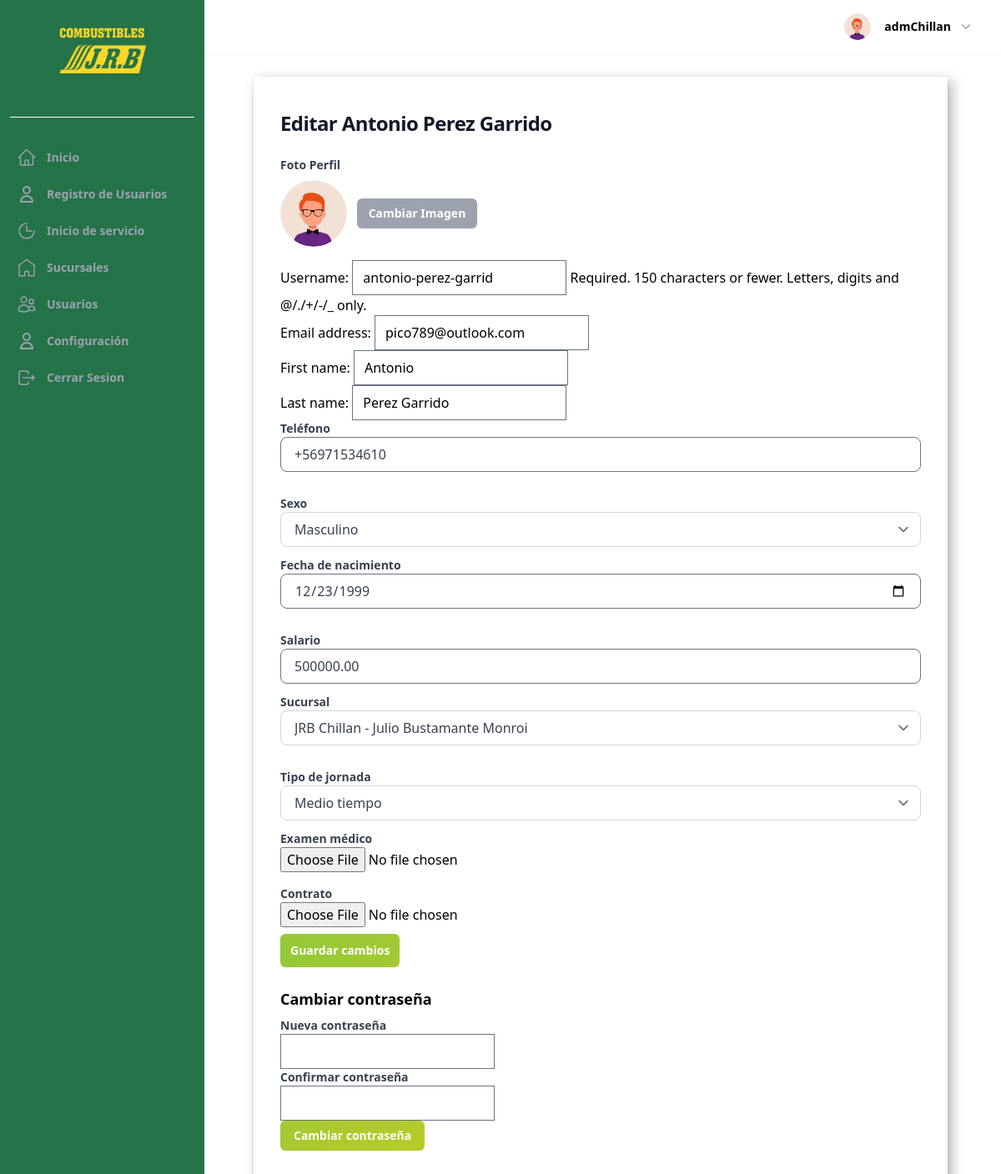
Screenshot of /usuarios/7/editar/ (signed in) with the database file from the repository.
### UsuarioApp/models.py (models this page shows, shortened)
class Profile(models.Model):
    last_activity = models.DateTimeField(null=True, blank=True)
    image = models.ImageField(upload_to=profile_picture_path, default="profile.webp")
    user_FK = models.OneToOneField(
        User, on_delete=models.CASCADE, related_name="profile",
    )
    position_FK = models.ForeignKey(
        Position, on_delete=models.SET_NULL, null=True, blank=True
    )
    company_rut = models.CharField(
        max_length=12,
        blank=True,
        null=True,
        validators=[
            RegexValidator(
                regex=r"^[0-9.]+-[0-9kK]{1}$",
                message="Ingrese un RUT válido en el formato 12.345.678-9",
            )
        ],
        verbose_name="RUT Empresa",
    )
    phone = models.CharField(max_length=20, blank=True, verbose_name="Teléfono")
    gender = models.CharField(
        max_length=1,
        choices=GENDER_CHOICES,
        null=True,
        blank=True,
        verbose_name="Sexo",
    )
    date_of_birth = models.DateField(
        null=True,
        blank=True,
        verbose_name="Fecha de nacimiento",
    )
    salario = models.DecimalField(
        max_digits=10, decimal_places=2, null=True, blank=True, verbose_name="Salario",
    )
    address = models.CharField(max_length=255, blank=True, verbose_name="Dirección")
    date_of_hire = models.DateField(null=True, blank=True, verbose_name="Fecha de contratación")
    is_partime = models.BooleanField(
        default=False,
        choices=[(True, "Tiempo completo"), (False, "Medio tiempo")],
        verbose_name="Tipo de jornada",
    )
    examen_medico = models.FileField(
        upload_to="documentos/examenes/",
        null=True,
        blank=True,
        verbose_name="Examen médico",
    )
    contrato = models.FileField(
        upload_to="documentos/contratos/",
        null=True,
        blank=True,
        verbose_name="Contrato",
    )
    current_branch = models.ForeignKey(
        Sucursal,
        on_delete=models.SET_NULL,
        null=True,
        blank=True,
        related_name="current_profiles",
        verbose_name="Sucursal actual",
    )
    rut = models.CharField(
        max_length=12,
        blank=True,
        null=True,
        unique=True,
        verbose_name="RUT",
        help_text="RUT sin puntos, con guión opcional. Ej: 12345678-5",
    )
    def save(self, *args, **kwargs):
        update_last_activity = kwargs.pop("update_last_activity", False)
        if update_last_activity:
            self.last_activity = timezone.now()
            kwargs["update_fields"] = ["last_activity"]
        if self.pk:
            handle_old_image(Profile, self.pk, self.image)
        super(Profile, self).save(*args, **kwargs)
        if self.image and os.path.exists(self.image.path):
            resize_image(self.image.path, 300)
            crop_image(self.image.path, 300)
    def has_role(self, roles=None):
        if not self.position_FK:
            return False
        code = self.position_FK.permission_code
        if roles is None:
            return code != RESTRICTED_PERMISSION_CODE
        if isinstance(roles, str):
            roles = [roles]
        return code in roles
    def update_last_activity(self):
        self.save(update_last_activity=True)
    def _has_permission(self, code: str) -> bool:
        return bool(self.position_FK and self.position_FK.permission_code == code)
    def is_owner(self) -> bool:
        return self._has_permission("OWNER")
    def is_admin(self) -> bool:
        return self._has_permission("ADMINISTRATOR")
    class Meta:
        verbose_name = "Perfil"
        verbose_name_plural = "Perfiles"
        ordering = ["-id"]

### UsuarioApp/views.py (the view, shortened to what this page needs)
class UserUpdateView(
    LoginRequiredMixin, RoleRequiredMixin, UserManagementScopeMixin, View
):
    allowed_roles = ["OWNER", "ADMINISTRATOR"]
    template_name = "pages/usuarios/usuario_form.html"
    def _get_target_user(self, pk: int) -> User:
        return get_object_or_404(User.objects.select_related("profile"), pk=pk)
    def _build_forms(
        self,
        request,
        target_user: User,
        data=None,
        files=None,
    ) -> tuple[UserUpdateForm, ProfileUpdateForm]:
        target_profile = getattr(target_user, "profile", None)
        if target_profile is None:
            target_profile, _ = Profile.objects.get_or_create(user_FK=target_user)
        user_form = UserUpdateForm(data, instance=target_user)
        profile_form = ProfileUpdateForm(
            data,
            files,
            instance=target_profile,
            user=request.user,
        )
        password_form = SetPasswordForm(target_user, data) if data is not None else SetPasswordForm(target_user)
        return user_form, profile_form, password_form
    def _handle_scope(self, request, target_user: User):
        if target_user.is_superuser:
            messages.error(
                request,
                "No es posible editar a un superusuario desde esta interfaz.",
            )
            return redirect("User")
        viewer_profile = getattr(request.user, "profile", None)
        if not self._target_within_scope(viewer_profile, target_user):
            messages.error(request, "No tienes permisos para editar este usuario.")
            return redirect("User")
        return None
    def _get_profile_image_url(self, target_user: User) -> str:
        try:
            profile = target_user.profile
        except Profile.DoesNotExist:
            return static("img/profile.webp")
        image_field = getattr(profile, "image", None)
        if image_field and getattr(image_field, "url", None):
            return image_field.url
        return static("img/profile.webp")
    def get(self, request, *args, **kwargs):
        target_user = self._get_target_user(kwargs.get("pk"))
        redirect_response = self._handle_scope(request, target_user)
        if redirect_response:
            return redirect_response
        user_form, profile_form, password_form = self._build_forms(request, target_user)
        viewer_profile = getattr(request.user, "profile", None)
        is_owner = bool(viewer_profile and viewer_profile.is_owner())
        is_admin = bool(viewer_profile and viewer_profile.is_admin())
        context = {
            "user_form": user_form,
            "profile_form": profile_form,
            "password_form": password_form,
            "target_user": target_user,
            "profile_image_url": self._get_profile_image_url(target_user),
            "is_owner": is_owner,
            "is_admin": is_admin,
        }
        return render(request, self.template_name, context)

### UsuarioApp/forms.py
class UserUpdateForm(forms.ModelForm):
    def __init__(self, *args, **kwargs):
        super().__init__(*args, **kwargs)
        self.helper = FormHelper()
        self.helper.form_tag = False
        layout_fields = []
        if "username" in self.fields:
            layout_fields.append("username")
        layout_fields.append("email")
        name_fields = []
        if "first_name" in self.fields:
            name_fields.append(Div("first_name", css_class="flex-1"))
        if "last_name" in self.fields:
            name_fields.append(Div("last_name", css_class="flex-1"))
        name_div = Div(*name_fields, css_class="flex gap-4") if name_fields else None
        layout_items = layout_fields
        if name_div is not None:
            layout_items.append(name_div)
        self.helper.layout = Layout(*layout_items)
    class Meta:
        model = User
        fields = [
            "username",
            "email",
            "first_name",
            "last_name",
        ]

### UsuarioApp/forms.py (called while the page is built)
    def _get_branch_queryset(self, user):
        if not user:
            return Sucursal.objects.none()
        profile = getattr(user, "profile", None)
        if profile is None:
            return Sucursal.objects.none()
        company = None
        try:
            company = profile.company
        except Company.DoesNotExist:
            company = None
        queryset = Sucursal.objects.none()
        if company is not None:
            queryset = Sucursal.objects.filter(company=company)
        elif getattr(profile, "company_rut", None):
            queryset = Sucursal.objects.filter(company__rut=profile.company_rut)
        if self.instance and self.instance.current_branch_id:
            queryset = queryset | Sucursal.objects.filter(pk=self.instance.current_branch_id)
        return queryset

### UsuarioApp/views.py (called while the page is built)
    def _get_branch_ids(self, profile: Profile | None) -> list[int]:
        if profile is None:
            return []
        branch_ids = list(
            SucursalStaff.objects.filter(profile=profile).values_list(
                "sucursal_id", flat=True
            )
        )
        if profile.current_branch_id:
            branch_ids.append(profile.current_branch_id)
        return list(dict.fromkeys(branch_ids))

### sucursalApp/models.py (called while the page is built)
    def __str__(self) -> str:
        return f"{self.name} - {self.company.business_name}"

### templates/pages/usuarios/usuario_form.html (shortened to what this page needs)
{% extends "components/Layout/base_pages.html" %}
{% load static %}
{% load tailwind_filters %}
{% block content_pages %}
  <div class="space-y-6">
    <h1 class="max-w-2xl text-2xl font-bold tracking-tight text-gray-900">
      Editar {{ target_user.get_full_name|default:target_user.username }}
    </h1>
    <form method="post" enctype="multipart/form-data" class="space-y-4">
      {% include 'components/input_perfil.html' with img=profile_image_url %}
      {{ user_form|crispy }}
      <div class="grid gap-4 md:grid-cols-2">
        <div>
          <label for="id_phone" class="block text-sm font-semibold text-gray-700">Teléfono</label>
          {{ profile_form.phone }}
        </div>
        <div>
          <label for="id_gender" class="block text-sm font-semibold text-gray-700">Sexo</label>
          {{ profile_form.gender }}
        </div>
      </div>
      <div class="grid gap-4 md:grid-cols-2">
        <div>
          <label for="id_date_of_birth" class="block text-sm font-semibold text-gray-700">Fecha de nacimiento</label>
          {{ profile_form.date_of_birth }}
        </div>
        <div>
          <label for="id_salario" class="block text-sm font-semibold text-gray-700">Salario</label>
          {{ profile_form.salario }}
        </div>
      </div>
      <div class="grid gap-4 md:grid-cols-2">
        <div>
          <label for="id_current_branch" class="block text-sm font-semibold text-gray-700">Sucursal</label>
          {{ profile_form.current_branch }}
        </div>
        <div>
          <label for="id_is_partime" class="block text-sm font-semibold text-gray-700">Tipo de jornada</label>
          {{ profile_form.is_partime }}
        </div>
      </div>
      <div class="grid gap-4 md:grid-cols-2">
        <div>
          <label for="{{ profile_form.examen_medico.id_for_label }}" class="block text-sm font-semibold text-gray-700">Examen médico</label>
          {{ profile_form.examen_medico }}
        </div>
        <div>
          <label for="{{ profile_form.contrato.id_for_label }}" class="block text-sm font-semibold text-gray-700">Contrato</label>
          {{ profile_form.contrato }}
        </div>
      </div>
      {% include "components/btn/button.html" with button_text="Guardar cambios" %}
    </form>
    {% if is_owner or is_admin %}
    <div class="mt-6">
      <h2 class="text-lg font-semibold mb-2">Cambiar contraseña</h2>
      <form method="post" class="space-y-4">
        <div>
          <label class="block text-sm font-semibold text-gray-700">Nueva contraseña</label>
          {{ password_form.new_password1 }}
        </div>
        <div>
          <label class="block text-sm font-semibold text-gray-700">Confirmar contraseña</label>
          {{ password_form.new_password2 }}
        </div>
        <div>
          <button type="submit" name="change_password" class="inline-flex items-center rounded-md bg-gradient-to-br from-red-500 to-pink-600 px-4 py-2 text-sm font-semibold text-white shadow-sm hover:from-red-600">Cambiar contraseña</button>
        </div>
      </form>
    </div>
    {% endif %}
  </div>
{% endblock content_pages %}

### templates/components/header/components/profile.html (shortened to what this page needs)
{% load static %}
<div class="relative" x-data="{ openUser: false }">
  <button type="button" class="-m-1.5 flex items-center p-1.5" id="user-menu-button" aria-expanded="false" aria-haspopup="true" @click="openUser = !openUser">
    <img class="h-8 w-8 rounded-full bg-gray-50" src="{{ request.user.profile.image.url }}" alt="perfil">
    <span class="hidden lg:flex lg:items-center">
      <span class="ml-4 text-sm font-semibold leading-6 text-black" aria-hidden="true">{{ request.user }}</span>
      <svg class="ml-2 h-5 w-5 text-gray-400" viewBox="0 0 20 20" fill="currentColor" aria-hidden="true">
        <path fill-rule="evenodd" d="M5.23 7.21a.75.75 0 011.06.02L10 11.168l3.71-3.938a.75.75 0 111.08 1.04l-4.25 4.5a.75.75 0 01-1.08 0l-4.25-4.5a.75.75 0 01.02-1.06z" clip-rule="evenodd" />
      </svg>
    </span>
  </button>
</div>

### static/css/mensajes.css (style rules this page uses)
button { padding: 10px; }

### rows the page displays
Profile: phone "+56971534610", gender "Masculino", date_of_birth "12/23/1999", salario "500000.00", current_branch "JRB Chillan - Julio Bustamante Monroi", is_partime "Medio tiempo"

### other values shown
{{ request.user }} "admChillan"
{{ target_user.get_full_name|default:target_user.username }} "Antonio Perez Garrido"
{{ button_text }} "Guardar cambios"
